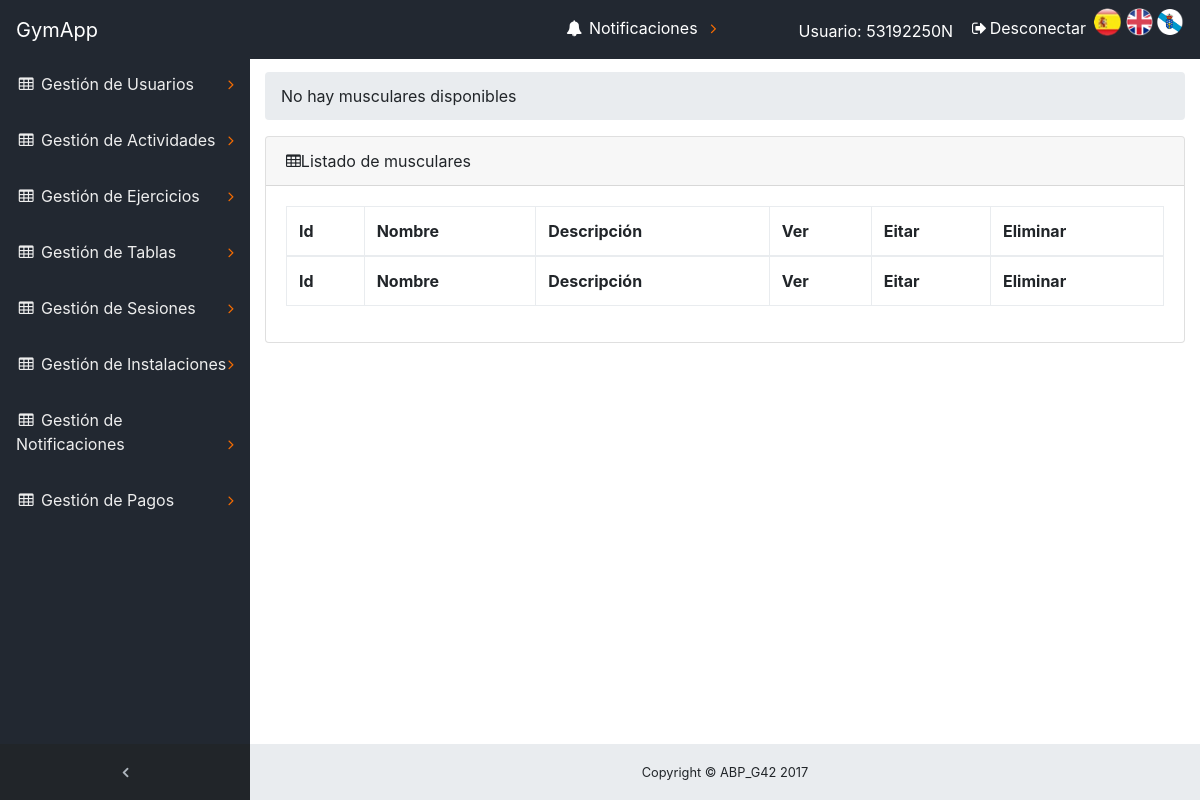
The app's page /ABP/index.php?controller=Ejercicio&action=muscularListar (signed in), older data.
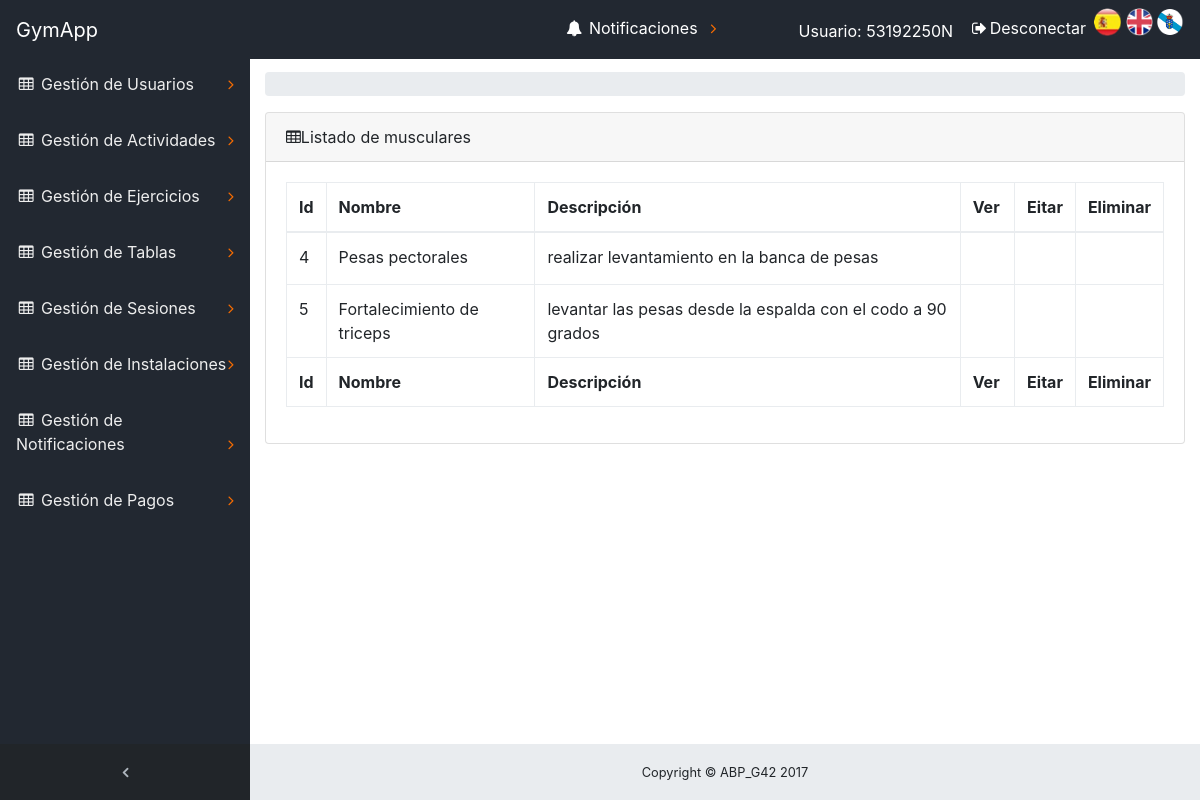
The same page, newer data.
### tables this page shows
CREATE TABLE `ejercicio` (
  `idEjercicio` bigint(20) NOT NULL,
  `nombre` varchar(60) DEFAULT NULL,
  `descripcion` text,
  `video` binary(1) DEFAULT NULL,
  `imagen` binary(1) DEFAULT NULL
);

### ABP/core/ViewManager.php (called while the page is built, shortened)
<?php
class ViewManager {
	private $variables = array();
	public function setVariable($varname, $value, $flash=false) {
		$this->variables[$varname] = $value;
	}
	public function getVariable($varname, $default=NULL) {
		if (!isset($this->variables[$varname])) {
			return $default;
		}
		return $this->variables[$varname];
	}
	public function popFlash() {
		return $this->getVariable("__flashmessage__", "");
	}
	public function render($controller, $viewname) {
		include(__DIR__ . "/../view/$controller/$viewname.php");
	}
	private static $viewmanager_singleton = NULL;
	public static function getInstance() {
		if (self::$viewmanager_singleton == null) {
			self::$viewmanager_singleton = new ViewManager();
		}
		return self::$viewmanager_singleton;
	}
}

### ABP/controller/EjercicioController.php (called while the page is built, shortened)
<?php
require_once(__DIR__."/../core/ViewManager.php");
require_once(__DIR__ . "/../model/EjercicioMapper.php");
require_once(__DIR__ . "/../model/EjercicioMuscularMapper.php");
class EjercicioController extends BaseController{
    public function muscularListar() {
        $this->muscularMapper = new EjercicioMuscularMapper();
    	$listaMuscular = $this->muscularMapper->listarMuscular();
       if(!isset($listaMuscular) OR empty($listaMuscular)){
            $errors["username"] = "No hay musculares disponibles";
            $this->view->setFlash($errors["username"]);
        }else{
            $this->view->setVariable("musculares", $listaMuscular);
        }
        $this->view->render("ejercicios/muscular", "muscularSHOWALL");
    }
}
?>

### ABP/index.php (called while the page is built, shortened)
<?php
function run() {
	try {
		$controller = loadController($_GET["controller"]);
		$actionName = $_GET["action"];
		$controller->$actionName();
	} catch(Exception $ex) {
		die("An exception occured!!!!!".$ex->getMessage());
	}
}
function loadController($controllerName) {
	return new $controllerClassName();
}
run();
?>

### ABP/core/I18n.php (called while the page is built, shortened)
<?php
class I18n {
	private $messages;
	public function setLanguage($language) {
		$this->messages = $i18n_messages;
	}
	public function i18n($key) {
		if (isset($this->messages[$key])){
			return $this->messages[$key];
		}else{
			return $key;
		}
	}
	private static $i18n_singleton = null;
	public static function getInstance() {
		if (self::$i18n_singleton == NULL) {
			self::$i18n_singleton = new I18n();
		}
		return self::$i18n_singleton;
	}
}
function i18n($key) {
	return I18n::getInstance()->i18n($key);
}

### ABP/view/messages/messages_es.php (called while the page is built)
<?php
    $i18n_messages = array(
    	'Nombre'=> 'Nombre',
    	'Asunto' => 'Asunto',
    	'contenido' => 'contenido',
    	'nombre' => 'nombre',
    	'El atributo '=>'El atributo ',
    	' no puede ser vacío' => ' no puede ser vacío',
    	'Longitud incorrecta. El atributo ' => 'Longitud incorrecta. El atributo ',
    	' debe tener una longitud máxima de '=>' debe tener una longitud máxima de ',
    	' y tiene '=>' y tiene ',
    	'El atributo no sigue el formato correcto. Pruebe example@example.com' => 'El atributo no sigue el formato correcto. Pruebe example@example.com',
    	' contiene caracteres no alfabéticos'=>' contiene caracteres no alfabéticos',
    	' no esta comprendido en ['=>' no esta comprendido en [',
    	' no puede tener mas de ' => ' no puede tener mas de ',
    	'decimales'=>'decimales',
    	' no tiene 8 números seguidos de una letra: FORMATO INCORRECTO!!!'=>' no tiene 8 números seguidos de una letra: FORMATO INCORRECTO!!!',
    	'La letra del DNI no es correcta'=>'La letra del DNI no es correcta',
    	' no tiene un formato válido de telefeno.'=>' no tiene un formato válido de telefeno.',
    	' debe estar compuesto únicamente por digitos.'=>' debe estar compuesto únicamente por digitos.',
        'precio' => 'precio',
        ': activar para ordenar columna ascendentemente'=>': activar para ordenar columna ascendentemente',
        ': activar para ordenar columna descendentemente'=>': activar para ordenar columna descendentemente',
        'Primero' => 'Primero',
        'Último'=>'Último',
        'Siguiente'=>'Siguiente',
        'Anterior'=>'Anterior',
        'Tabla sin datos'=>'Tabla sin datos',
        'Mostrando _START_ a _END_ de _TOTAL_ elementos'=>'Mostrando _START_ a _END_ de _TOTAL_ elementos',
        'Mostrando 0 a 0 de 0 elementos'=>'Mostrando 0 a 0 de 0 elementos',
        '(filtrados de _MAX_ elementos totales)'=>'(filtrados de _MAX_ elementos totales)',
        'Mostrar _MENU_ elementos'=>'Mostrar _MENU_ elementos',
        'Cargando...'=>'Cargando...',
        'Procesando...'=>'Procesando...',
        'Buscar:'=>'Buscar:',
        'No se encontró nada'=>'No se encontró nada',
        'dni' => 'dni',
        'contraseña' => 'contraseña'
    );
?>

### ABP/model/EjercicioMapper.php (called while the page is built, shortened)
<?php
require_once(__DIR__."/../core/Access_DB.php");
Class EjercicioMapper{
	protected $db;
	public function __construct(){
		$this->db=PDOConnection::getInstance();
	}
	protected function esSuperusuario(){
		$stmt= $this->db->prepare("SELECT dniSuperUsuario FROM superusuario WHERE dniSuperUsuario=?");
		$stmt-> execute(array($_SESSION["currentuser"]));
		if ($stmt->fetchColumn()>0){
			return true;
		}
		return false;
	}
}
?>

### ABP/core/Access_DB.php (called while the page is built, shortened)
<?php
class PDOConnection {
	private static $db_singleton = null;
	public static function getInstance() {
		if (self::$db_singleton == null) {
			self::$db_singleton = new PDO(
			"mysql:host=".HOST.";dbname=".DB.";charset=utf8",
			USER,
			PASS,
			array(
				PDO::ATTR_EMULATE_PREPARES => false,
				PDO::ATTR_ERRMODE => PDO::ERRMODE_EXCEPTION)
			);
		}
		return self::$db_singleton;
	}
}
?>

### ABP/model/EjercicioMuscularMapper.php (called while the page is built, shortened)
<?php
require_once(__DIR__."/../core/Access_DB.php");
require_once(__DIR__."/EjercicioMapper.php");
Class EjercicioMuscularMapper extends EjercicioMapper{
	public function listarMuscular(){
		if(parent::esSuperusuario()){
			$stmt = $this->db->prepare("SELECT ejercicio.* FROM ejercicio, muscular WHERE ejercicio.idEjercicio = muscular.idEjercicio");
			$stmt -> execute();
			$lista = $stmt->fetchAll();
		}
		return $lista;
	}
}
?>

### ABP/View/ejercicios/muscular/muscularSHOWALL.php (the view, shortened to what the changed rows need)
<?php
$view = ViewManager::getInstance();
$listaMusculares = $view->getVariable("musculares");
$view->setVariable("title", "Estiramientos");
?>
    <link rel="stylesheet" type="text/css" href="./view/Icons/icomoon/style.css">
    <link rel="stylesheet" type="text/css" href="./view/Icons/icomoon/modifyIcon.css">
<div class="content-wrapper">
            <div class="container-fluid">
                <ol class="breadcrumb">
                    <div id="flash"><?= $view->popFlash()?></div>
                </ol>
                <div class="card mb-3">
                    <div class="card-header">
                        <i class="fa fa-table"></i><?= i18n("Listado de musculares") ?></div>
                    <div class="card-body">
                        <div class="table-responsive">
                            <table class="table table-bordered" id="dataTable" width="100%" cellspacing="0" >
                                <thead>
                                    <tr>
                                        <th><?= i18n("Id") ?></th>
                                        <th><?= i18n("Nombre") ?></th>
                                        <th><?= i18n("Descripción") ?></th>
                                        <th><?= i18n("Ver") ?></th>
                                        <th><?= i18n("Eitar") ?></th>
                                        <th><?= i18n("Eliminar") ?></th>
                                    </tr>
                                </thead>
                                <tfoot>
                                    <tr>
                                        <th><?= i18n("Id") ?></th>
                                        <th><?= i18n("Nombre") ?></th>
                                        <th><?= i18n("Descripción") ?></th>
                                        <th><?= i18n("Ver") ?></th>
                                        <th><?= i18n("Eitar") ?></th>
                                        <th><?= i18n("Eliminar") ?></th>
                                    </tr>
                                </tfoot>
                                <tbody>
                                    <?php if(!empty($listaMusculares)){ ?>
                                    <?php foreach($listaMusculares as $muscular){ ?>
                                        <tr>
                                            <td><?php echo $muscular["idEjercicio"]; ?></td>
                                            <td><?php echo $muscular["nombre"]; ?></td>
                                            <td><?php echo $muscular["descripcion"]; ?></td>
                                            <td>
                                                <a href='./index.php?controller=Ejercicio&amp;action=muscularVer&amp;idEjercicio=<?php echo $muscular["idEjercicio"];?>'><span id="icon-ver" class="icon-eye-plus"></span>
                                                </a>
                                            </td>
                                            <td>
                                                <a href='./index.php?controller=Ejercicio&amp;action=muscularEdit&amp;idEjercicio=<?php echo $muscular["idEjercicio"];?>'><span id="icon-editar" class="icon-pencil22"></span>
                                            </td>
                                            <td>
                                                <a href='./index.php?controller=Ejercicio&amp;action=muscularRemove&amp;idEjercicio=<?php echo $muscular["idEjercicio"];?>'><span id="icon-eliminar" class=" icon-bin"></span>
                                                </a>
                                            </td>
                                        </tr>
                                    <?php }} ?>
                                </tbody>
                            </table>
                        </div>
                    </div>
                </div>
            </div>
</div>

Row changes from the older to the newer data that the page shows:
added ejercicio: idEjercicio "4", nombre "Pesas pectorales", descripcion "realizar levantamiento en la banca de pesas"
added ejercicio: idEjercicio "5", nombre "Fortalecimiento de triceps", descripcion "levantar las pesas desde la espalda con el codo a 90 grados"
Text that changed along with them:
$view->popFlash(): "No hay musculares disponibles" → (not shown)
